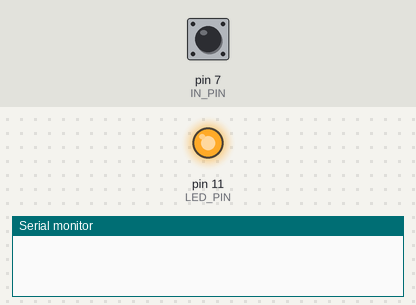
Recording of a program running on a simulated Arduino Mega 2560, built with avr-gcc and run on an emulated ATmega2560. On the bench: output pins drawn as LEDs (lit = HIGH), the last lines printed to the serial monitor. Dashed ring = blinking. The test bench sets the inputs (shaded band); at power-on: pin 7 (IN_PIN) LOW.

Above: at 1.2 s.
1.3 s: pin 7 (IN_PIN) driven HIGH
At 2.2 s:
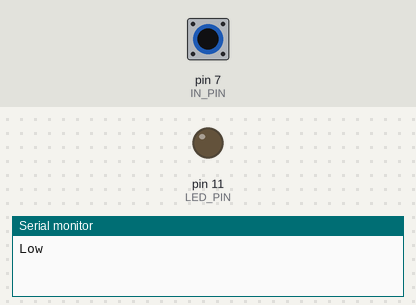
2.8 s: pin 7 (IN_PIN) pulsed LOW 5 times (0.12 s each, 0.3 s apart)
At 3.07 s:
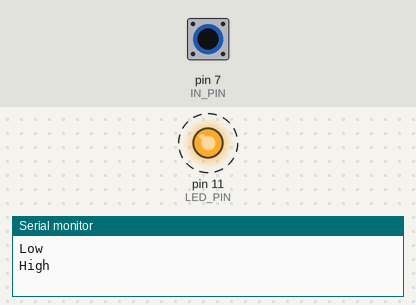
Timing chart, 0 to 5.8 s (numbered marks = the images above; inputs shaded):
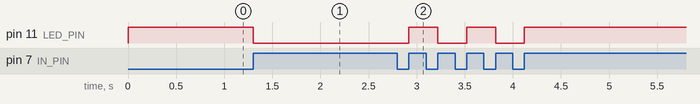

The program:

main.cpp
```cpp
#include <Arduino.h>

int LED_PIN = 11;
int IN_PIN = 7;
int val;

int state = HIGH;
int reading;
int previous = LOW;

unsigned long time = 0;
unsigned long debounce = 200UL; // UL means unsigned long

void setup() {
  pinMode(LED_PIN, OUTPUT);
  pinMode(IN_PIN, INPUT);
  Serial.begin(9600);
}

// void loop() {
//   val = digitalRead(IN_PIN);
//   if (val == LOW){
//     digitalWrite(LED_PIN, LOW);
//   } else {
//     digitalWrite(LED_PIN, HIGH);
//   }
// }

void loop() {
  reading = digitalRead(IN_PIN);

  if (reading == HIGH && previous == LOW && millis() - time > debounce) {
    if (state == HIGH) {
      state = LOW;
      Serial.println("Low");
    } else {
      state = HIGH;
      Serial.println("High");
    }
    time = millis();
  }

  digitalWrite(LED_PIN, state);

  previous = reading;
}
```

Measured:
- after the input at 1.3 s, pin 11 (LED_PIN): HIGH → LOW at once
- after the input at 2.8 s, pin 11 (LED_PIN): alternates HIGH for 0.30 s and LOW for 0.30 s, 5 changes in all, then stays HIGH, starting after 0.12 s
